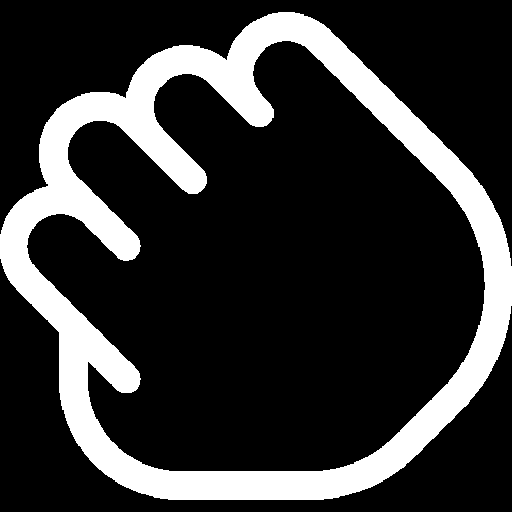
#> input picture project/runOnPi/Week3/drag.png, 512 x 512 px
$ python -i simple_edge.py   (imports and definitions only)   (older library calls are emulated)
#> lines starting #> are read from the running program, lines starting #| are printed output that depends on the picture; after the words box and inside, x2 and y2 are one past the last pixel; in counts of white or black regions, pixels touching at a corner belong together
#> further down, picture is the input picture: shape (512, 512, 3); 20.3% white; 1 white region, box (x1, y1, x2, y2) and area: (0, 12, 512, 500) 53116
##
##
##

# source:
# https://opencv-python-tutroals.readthedocs.io/en/latest/py_tutorials/py_gui/py_video_display/py_video_display.html

from picamera.array import PiRGBArray
from picamera import PiCamera
import time
import cv2
import numpy as np

# initialize the camera and grab a reference to the raw camera capture
# [1 line that did not run here, left out]
# [1 line that did not run here, left out]
# [1 line that did not run here, left out]
# [1 line that did not run here, left out]

# allow the camera to warmup
# [1 line not run here, left out]

def sobel(frame):
    # Our operations on the frame come here
    frame = cv2.cvtColor(frame, cv2.COLOR_BGR2GRAY)

    sobelx = cv2.Sobel(frame, cv2.CV_32F, 1, 0, ksize=1)
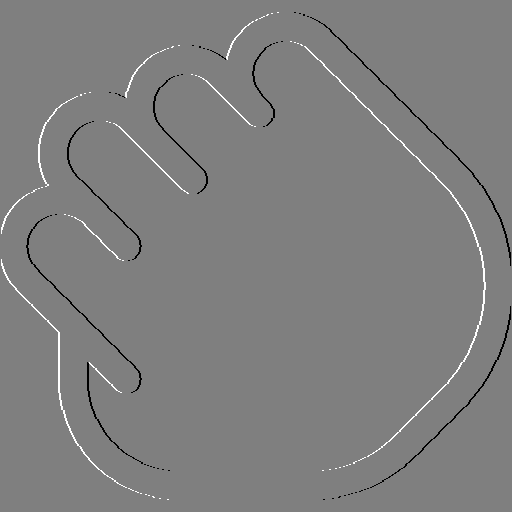
#> sobelx: shape (512, 512) float32; min -255, max 255, mean 0; drawn with min black and max white
    sobely = cv2.Sobel(frame, cv2.CV_32F, 0, 1, ksize=1)
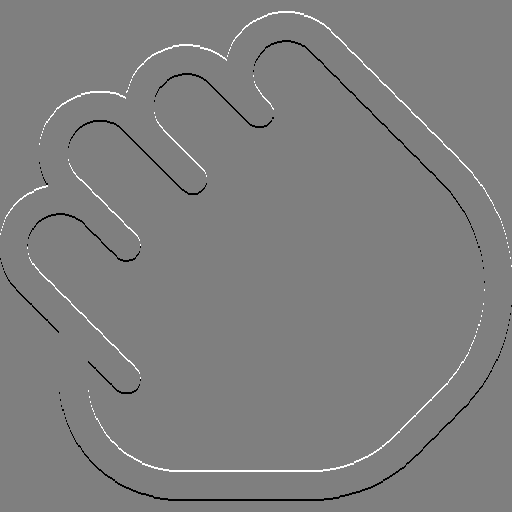
#> sobely: shape (512, 512) float32; min -255, max 255, mean 0; drawn with min black and max white
    mag = np.power(np.power(sobelx,2) + np.power(sobely,2),1/2)
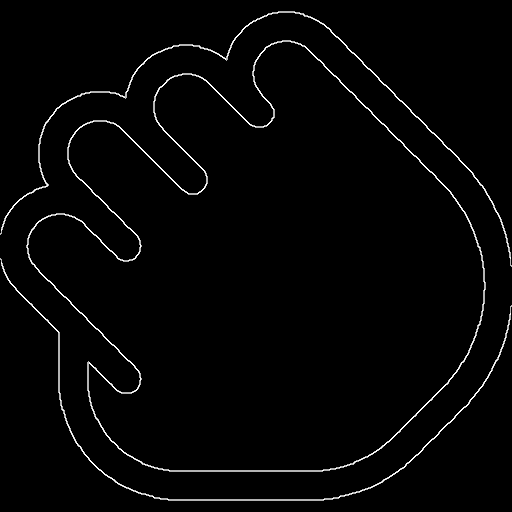
#> mag: shape (512, 512) float32; min 0, max 360.6, mean 7.2; drawn with min black and max white

    mx = np.amax(mag)
#> mx = 360.6
    mn = np.amin(mag)
#> mn = 0
    frame = (mag - mn)/(mx-mn)

    return frame


# [14 lines not run here, left out]


>>> import cv2
>>> picture = cv2.imread('Week3/drag.png')
>>> result = sobel(picture)

$ run again, on project/runOnPi/Week3/hold.png
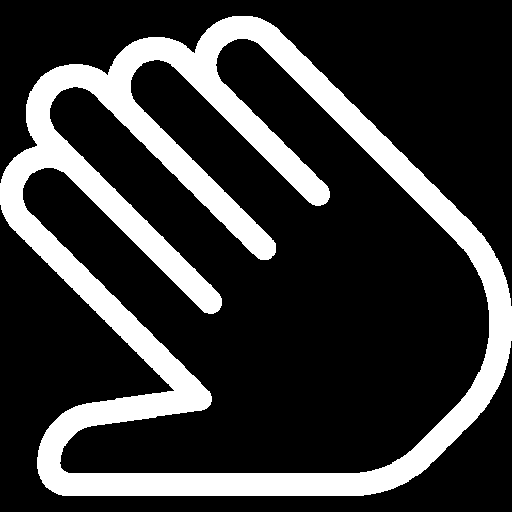
#> input picture project/runOnPi/Week3/hold.png, 512 x 512 px
#> picture is the input picture: shape (512, 512, 3); 22.1% white; 1 white region, box (x1, y1, x2, y2) and area: (0, 16, 512, 496) 57958
#> in sobel, `sobely = cv2.Sobel(frame, cv2.CV_32F, 0, 1, ksize=1)`:
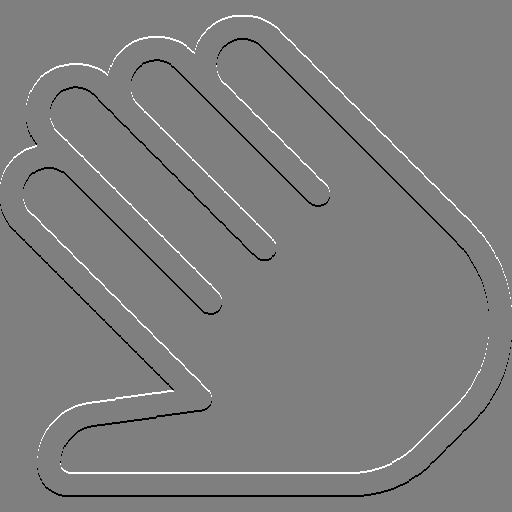
#> sobely: shape (512, 512) float32; min -255, max 255, mean 0; drawn with min black and max white
#> in sobel, `mag = np.power(np.power(sobelx,2) + np.power(sobely,2),1/2)`:
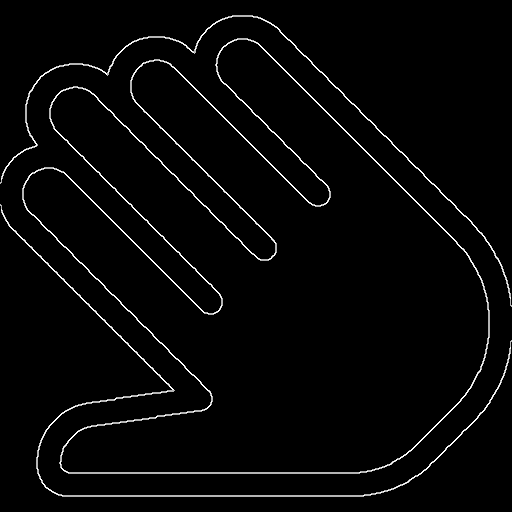
#> mag: shape (512, 512) float32; min 0, max 360.6, mean 9.5; drawn with min black and max white
#> mx = 360.6
#> mn = 0
